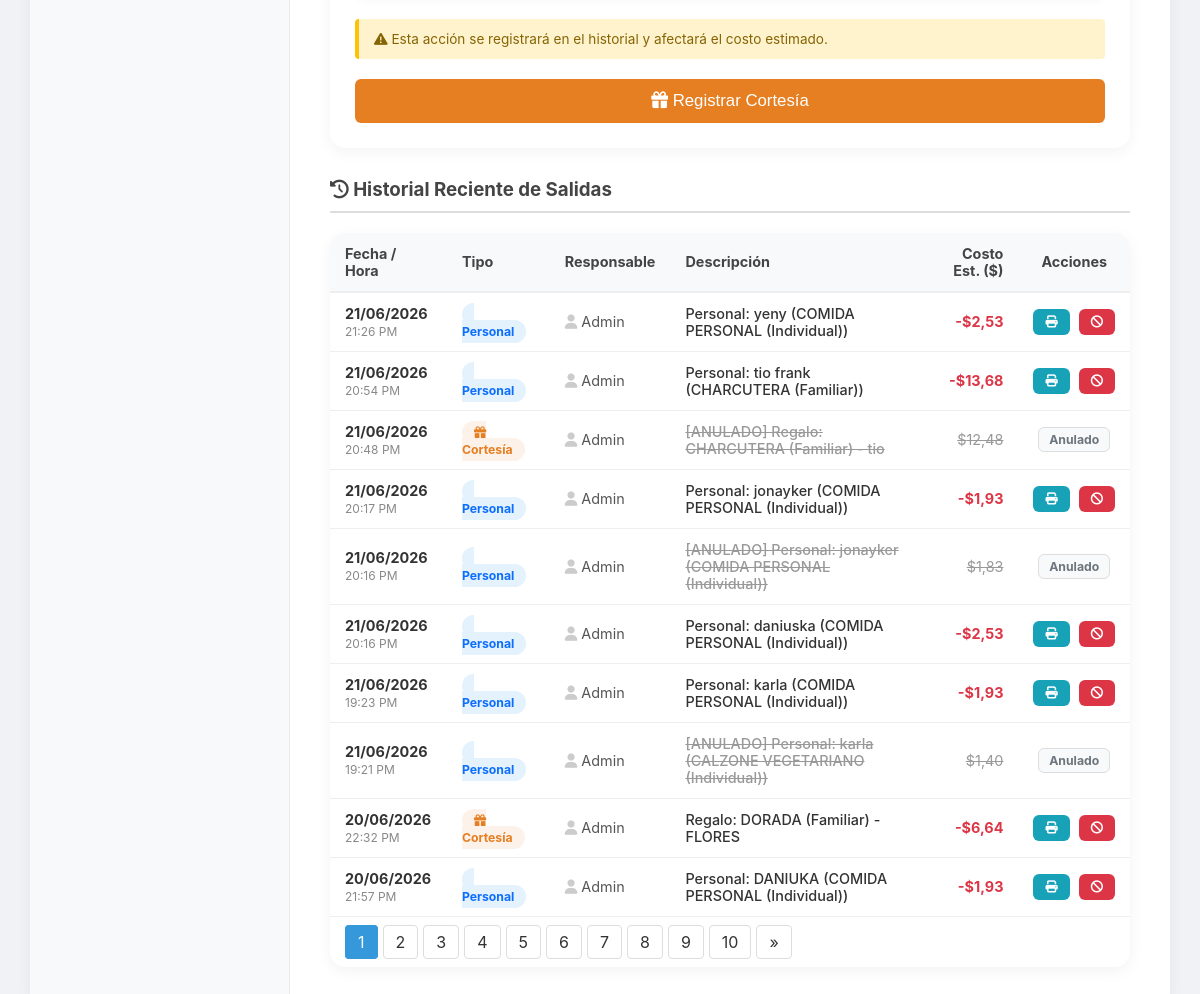
Page /inventory/salidas-especiales/ (signed in, lower part) on the earlier database version.
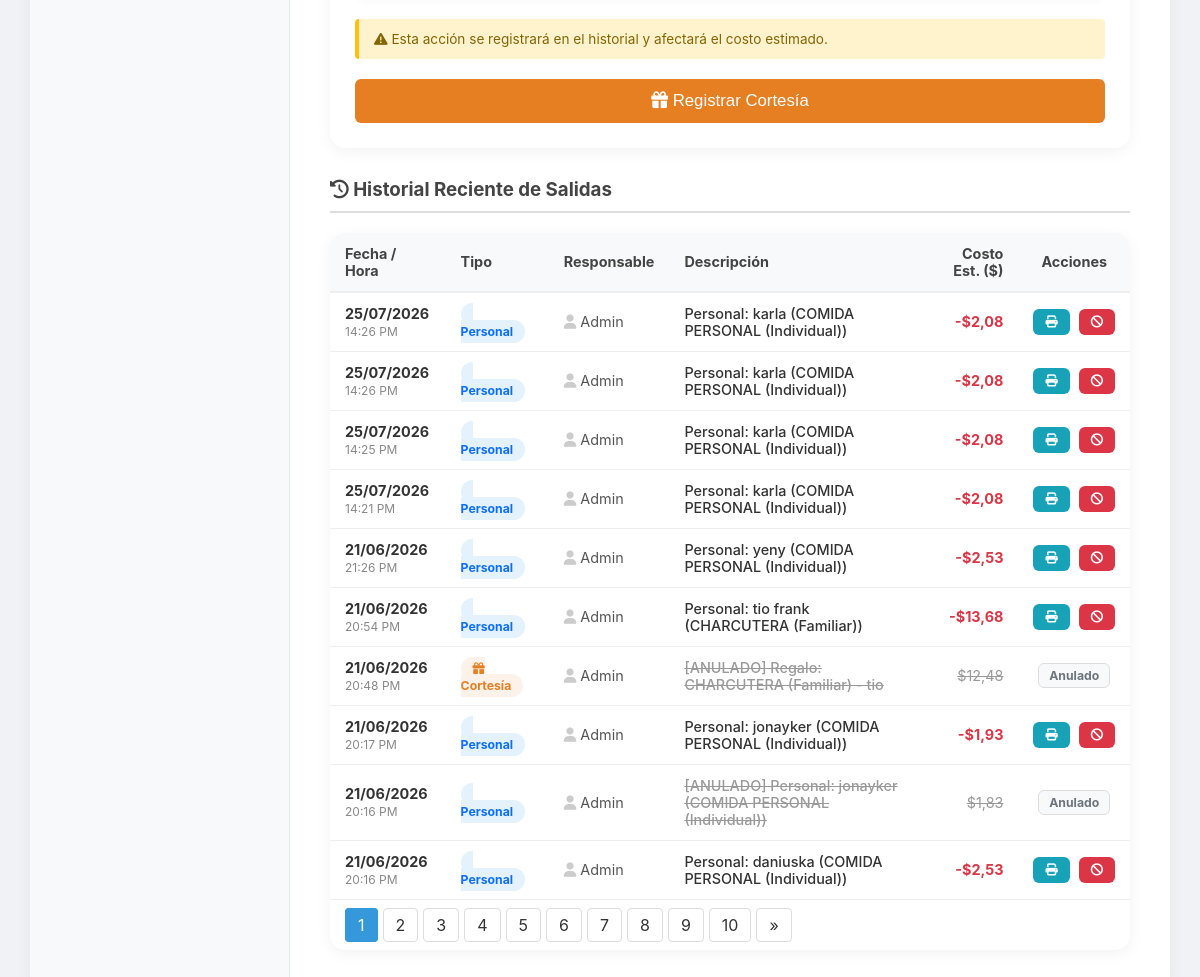
Same page on the later database version.
### inventory/models.py (models this page shows, shortened)
class ConsumoInterno(models.Model):
    TIPOS = [
        ('PERSONAL', 'Comida de Personal'),
        ('CORTESIA', 'Cortesía / Regalo'),
        ('MERMA', 'Merma / Dañado'),
    ]
    tipo = models.CharField(max_length=20, choices=TIPOS)
    fecha = models.DateTimeField(auto_now_add=True)
    usuario = models.ForeignKey(User, on_delete=models.SET_NULL, null=True)
    descripcion = models.CharField(max_length=255)
    costo_estimado = models.DecimalField(max_digits=10, decimal_places=2, default=0)

### inventory/views.py (the view, shortened to what this page needs)
# urls.py: path('salidas-especiales/', views.salidas_especiales_view, name='salidas_especiales'),
@never_cache
def salidas_especiales_view(request):
    productos_qs = Producto.objects.all().order_by('nombre')
    productos = []
    for p in productos_qs:
        if p.tamano != 'UNI':
            p.nombre = f"{p.nombre} ({p.get_tamano_display()})"
        productos.append(p)
    producto_personal_default = None
    for p in productos_qs:
        nombre_lower = p.nombre.lower()
        if nombre_lower.startswith('comida') or nombre_lower.startswith('personal'):
            producto_personal_default = p
            break # Nos quedamos con el primero que encontremos
    ingredientes_extra = Insumo.objects.filter(es_extra=True).order_by('nombre')
    categorias_insumo = CategoriaInsumo.objects.all().order_by('nombre')
    from django.core.paginator import Paginator
    historial_list = ConsumoInterno.objects.all().order_by('-fecha')
    paginator = Paginator(historial_list, 10)
    page_number = request.GET.get('page')
    historial = paginator.get_page(page_number)
    return render(request, 'inventory/salidas_especiales.html', {
        'productos': productos,
        'ingredientes': ingredientes_extra,
        'categorias_insumo': categorias_insumo,
        'historial': historial,
        'producto_personal_default': producto_personal_default, # <-- Enviamos el producto
    })

### core/context_processors.py (called while the page is built)
def configuracion_global(request):
    return {
        'config': Configuracion.get_solo()
    }

### core/models.py (called while the page is built)
    @classmethod
    def get_solo(cls):
        obj, created = cls.objects.get_or_create(id=1)
        return obj

### inventory/templates/inventory/salidas_especiales.html (shortened to what the changed rows need)
{% extends 'base.html' %}
{% block content %}
<div style="padding: 20px; max-width: 1200px; margin: 0 auto;">
    <div>
        <div class="card-style" style="padding: 0; overflow-x: auto;">
            <table style="width: 100%; border-collapse: collapse; font-size: 0.9em;">
                <thead style="background: #f8f9fa; color: #444; border-bottom: 2px solid #eee;">
                    <tr>
                        <th style="padding: 12px 15px; text-align: left;">Fecha / Hora</th>
                        <th style="padding: 12px 15px; text-align: left;">Tipo</th>
                        <th style="padding: 12px 15px; text-align: left;">Responsable</th>
                        <th style="padding: 12px 15px; text-align: left;">Descripción</th>
                        <th style="padding: 12px 15px; text-align: right;">Costo Est. ($)</th>
                        <th style="padding: 12px 15px; text-align: center;">Acciones</th>
                    </tr>
                </thead>
                <tbody>
                    {% for item in historial %}
                    <tr style="border-bottom: 1px solid #eee; transition: background 0.2s;">
                        <td style="padding: 12px 15px; white-space: nowrap;">
                            <div style="font-weight: bold; color: #333;">{{ item.fecha|date:"d/m/Y" }}</div>
                            <small style="color: #888;">{{ item.fecha|date:"H:i A" }}</small>
                        </td>
                        <td style="padding: 12px 15px;">
                            {% if item.tipo == 'PERSONAL' %}
                                <span style="background: #e3f2fd; color: #0d6efd; padding: 4px 12px; border-radius: 12px; font-size: 0.85em; font-weight: bold;"> Personal</span>
                            {% elif item.tipo == 'CORTESIA' %}
                                <span style="background: #fdf2e9; color: #e67e22; padding: 4px 12px; border-radius: 12px; font-size: 0.85em; font-weight: bold;"><i class="fas fa-gift"></i> Cortesía</span>
                            {% else %}
                                <span style="background: #f8d7da; color: #dc3545; padding: 4px 10px; border-radius: 12px; font-size: 0.85em; font-weight: bold;"><i class="fas fa-trash"></i> Merma</span>
                            {% endif %}
                        </td>
                        <td style="padding: 12px 15px; color: #555;"><i class="fas fa-user" style="color: #ccc;"></i> {{ item.usuario.username|title }}</td>
                        <td style="padding: 12px 15px; color: {% if '[ANULADO]' in item.descripcion %}#999{% else %}#333{% endif %}; font-weight: 500;">
                            {% if '[ANULADO]' in item.descripcion %}
                                <del>{{ item.descripcion }}</del>
                            {% else %}
                                {{ item.descripcion }}
                            {% endif %}
                        </td>
                        <td style="padding: 12px 15px; text-align: right;">
                            {% if '[ANULADO]' in item.descripcion %}
                                <del style="color: #999;">${{ item.costo_estimado }}</del>
                            {% else %}
                                <span style="color: #dc3545; font-weight: bold;">-${{ item.costo_estimado }}</span>
                            {% endif %}
                        </td>
                        <td style="padding: 12px 15px; text-align: center; white-space: nowrap;">
                            {% if "[ANULADO]" not in item.descripcion %}
                            <button type="button" onclick="abrirDocumentoPDF('{{ item.id }}')" style="padding: 6px 12px; background-color: #17a2b8; color: white; border: none; border-radius: 6px; cursor: pointer; font-size: 0.85em; font-weight: bold; margin-right: 5px;" title="Ver Documento PDF">
                                <i class="fas fa-print"></i>
                            </button>
                            <form action="{% url 'anular_consumo_interno' item.id %}" method="POST" style="display:inline;" onsubmit="return confirm('¿Estás seguro de anular esta salida y devolver los productos al inventario?');">
                                <button type="submit" style="padding: 6px 12px; background-color: #dc3545; color: white; border: none; border-radius: 6px; cursor: pointer; font-size: 0.85em; font-weight: bold;" title="Anular y Devolver">
                                    <i class="fas fa-ban"></i>
                                </button>
                            </form>
                            {% else %}
                            <span style="padding: 4px 10px; background-color: #f8f9fa; color: #6c757d; border: 1px solid #ddd; border-radius: 6px; display: inline-block; font-size: 0.85em; font-weight: bold;">Anulado</span>
                            {% endif %}
                        </td>
                    </tr>
                    {% endfor %}
                </tbody>
            </table>
            {% if historial.has_other_pages %}
            <div class="card-footer bg-white border-top" style="padding: 15px;">
                <nav>
                    <ul class="pagination pagination-sm m-0 justify-content-center" style="display:flex; list-style:none; padding:0; margin:0; gap:5px;">
                        {% for i in historial.paginator.page_range %}
                            {% if historial.number == i %}
                            <li class="page-item active"><span class="page-link" style="padding:6px 12px; background:var(--primary-blue); color:white; border-radius:4px; border:1px solid var(--primary-blue);">{{ i }}</span></li>
                            {% else %}
                            <li class="page-item"><a class="page-link" href="?page={{ i }}" style="padding:6px 12px; text-decoration:none; border:1px solid #ddd; border-radius: 4px; color: #333;">{{ i }}</a></li>
                            {% endif %}
                        {% endfor %}
                    </ul>
                </nav>
            </div>
            {% endif %}
        </div>
    </div>
</div>
{% endblock %}

Differences in the rows shown:
no longer on this page (row unchanged): ConsumoInterno: fecha "21/06/2026", fecha "19:23 PM", tipo "Personal", usuario.username "Admin", descripcion "Personal: karla (COMIDA PERSONAL (Individual))", costo_estimado "1,93"
no longer on this page (row unchanged): ConsumoInterno: fecha "21/06/2026", fecha "19:21 PM", tipo "Personal", usuario.username "Admin", descripcion "[ANULADO] Personal: karla (CALZONE VEGETARIANO (Individual))", costo_estimado "1,40", shows "Anulado"
no longer on this page (row unchanged): ConsumoInterno: fecha "20/06/2026", fecha "22:32 PM", tipo "CORTESIA" (drawn), usuario.username "Admin", descripcion "Regalo: DORADA (Familiar) - FLORES", costo_estimado "6,64"
no longer on this page (row unchanged): ConsumoInterno: fecha "20/06/2026", fecha "21:57 PM", tipo "Personal", usuario.username "Admin", descripcion "Personal: DANIUKA (COMIDA PERSONAL (Individual))", costo_estimado "1,93"
added ConsumoInterno: fecha "25/07/2026", fecha "14:26 PM", tipo "Personal", usuario.username "Admin", descripcion "Personal: karla (COMIDA PERSONAL (Individual))", costo_estimado "2,08"
added ConsumoInterno: fecha "25/07/2026", fecha "14:26 PM", tipo "Personal", usuario.username "Admin", descripcion "Personal: karla (COMIDA PERSONAL (Individual))", costo_estimado "2,08"
added ConsumoInterno: fecha "25/07/2026", fecha "14:25 PM", tipo "Personal", usuario.username "Admin", descripcion "Personal: karla (COMIDA PERSONAL (Individual))", costo_estimado "2,08"
added ConsumoInterno: fecha "25/07/2026", fecha "14:21 PM", tipo "Personal", usuario.username "Admin", descripcion "Personal: karla (COMIDA PERSONAL (Individual))", costo_estimado "2,08"
